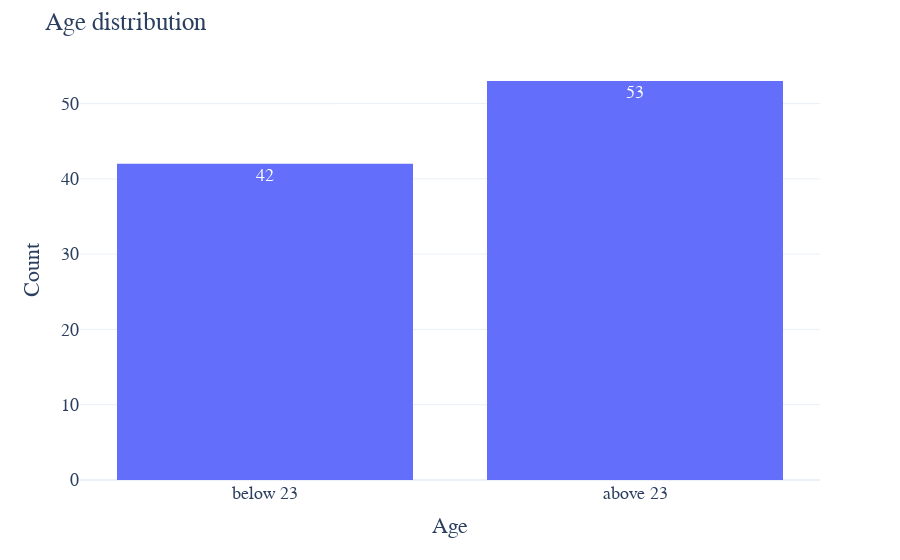

Notebook source saved alongside this figure:
### Code cell
# Histogram about age
fig = px.histogram(df_annotators['Age_cat_two'], x="Age_cat_two", text_auto=True, template="plotly_white")
fig.update_layout(
    title_text='Age distribution', # title of plot
    xaxis_title_text='Age', # xaxis label
    yaxis_title_text='Count', # yaxis label
    font=dict(
        family="Helvetica",
        size=18
    )
)
fig.show()

### Figure 1 — Plotly figure (JSON) as saved in the notebook; plotly's stock layout.template omitted (floating-point values rounded to 4 significant figures)
{"data": [{"alignmentgroup": "True", "bingroup": "x", "hovertemplate": "Age_cat_two=%{x}<br>count=%{y}<extra></extra>", "legendgroup": "", "marker": {"color": "#636efa", "pattern": {"shape": ""}}, "name": "", "offsetgroup": "", "orientation": "v", "showlegend": false, "texttemplate": "%{value}", "type": "histogram", "x": ["below 23", "below 23", "below 23", "below 23", "above 23", "above 23", "above 23", "above 23", "above 23", "below 23", "below 23", "above 23", "above 23", "below 23", "below 23", "above 23", "above 23", "above 23", "below 23", "above 23", "above 23", "above 23", "below 23", "above 23", "below 23", "below 23", "below 23", "above 23", "above 23", "above 23", "above 23", "above 23", "below 23", "above 23", "above 23", "below 23", "above 23", "above 23", "above 23", "below 23", "above 23", "below 23", "above 23", "above 23", "below 23", "below 23", "above 23", "above 23", "above 23", "below 23", "above 23", "below 23", "above 23", "below 23", "below 23", "above 23", "below 23", "above 23", "above 23", "above 23", "below 23", "below 23", "below 23", "below 23", "above 23", "below 23", "above 23", "below 23", "above 23", "above 23", "below 23", "below 23", "below 23", "below 23", "below 23", "below 23", "below 23", "above 23", "above 23", "below 23", "above 23", "below 23", "above 23", "above 23", "above 23", "below 23", "above 23", "above 23", "above 23", "below 23", "above 23", "below 23", "above 23", "above 23", "above 23"], "xaxis": "x", "yaxis": "y"}], "layout": {"barmode": "relative", "font": {"family": "Helvetica", "size": 18}, "legend": {"tracegroupgap": 0}, "margin": {"t": 60}, "title": {"text": "Age distribution"}, "xaxis": {"anchor": "y", "domain": [0, 1], "title": {"text": "Age"}}, "yaxis": {"anchor": "x", "domain": [0, 1], "title": {"text": "Count"}}}}
